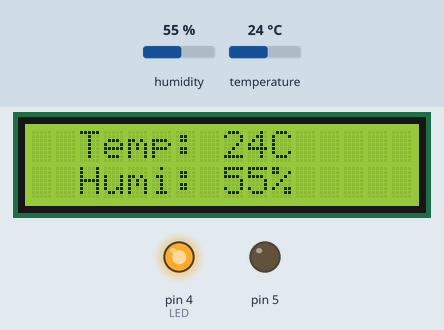
Bench run of a sketch on a simulated Arduino Uno, built with avr-gcc and run on an emulated ATmega328P. On the bench: 16×2 character LCD, output pins drawn as LEDs (lit = HIGH). Dashed ring = blinking. The test bench sets the inputs (shaded band); at power-on: humidity 55 %, temperature 24 °C. What the sketch prints to the serial monitor is not drawn.

Above: at 1.2 s.
1.3 s: humidity set to 37 %
At 3.3 s:
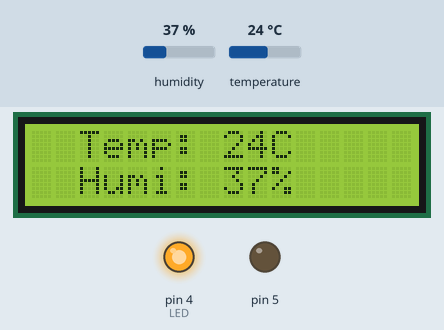
3.6 s: humidity set to 34 %
At 5.5 s:
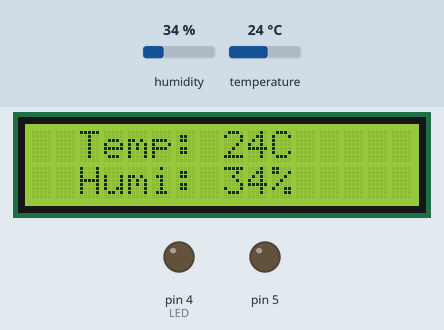
5.8 s: humidity set to 28 %
At 6.7 s:
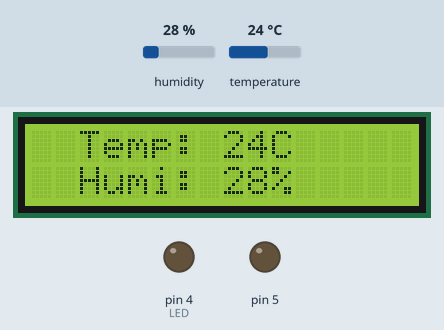
7.9 s: humidity set to 24 %
At 8.9 s:
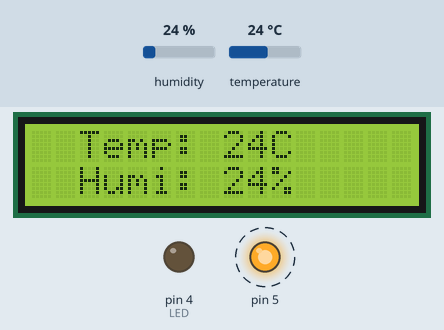
11.0 s: temperature set to 12 °C
At 14.4 s:
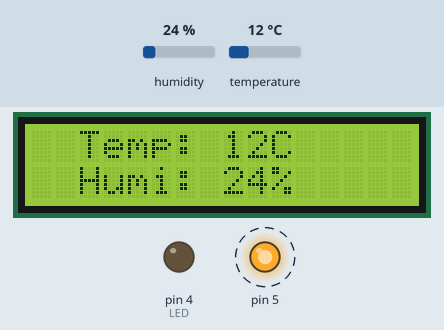
Timing chart, 0 to 15.1 s (numbered marks = the images above; inputs shaded):
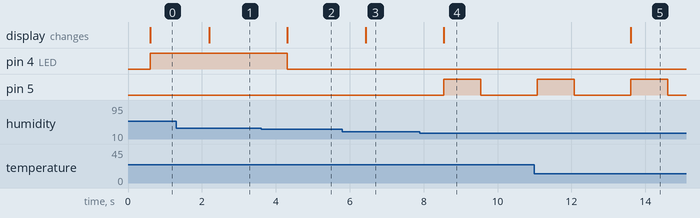

The sketch:

2025.11.10_jyc_tempHumi.ino
```cpp
#include <DHT11.h>  // 다운로드 파일을 가져다쓰겠다. / 마우스 우클릭 정의로이동(쓸 수 있는 명령어를 볼 수 있다.)
DHT11 dht11(2); // DTH11(원본) dht11(사본으로 복사하고 이름을 바꾼다)을 데이터를 2번핀으로 쓰겠다

#include <LiquidCrystal_I2C.h>
LiquidCrystal_I2C lcd(0x27,16,2);

void setup() {
    //연결 방법: [왼쪽(data입력)] [중간(+)] [오른쪽 GND]
    Serial.begin(9600); // pinMord(2); 이 기본적으로 포함되어 있다.

    lcd.init(); // 초기화
    lcd.backlight(); // 백라이트

    lcd.setCursor(2,0);
    lcd.print("Temp:"); //Temperature
    lcd.setCursor(10,0);
    lcd.print("C"); // 기온 기호

    lcd.setCursor(2,1);
    lcd.print("Humi:"); //Humidity
    lcd.setCursor(10,1);
    lcd.print("%"); // 습도 퍼센트

    pinMode(4,OUTPUT); // 연결 방법: [아두이노 4번 핀] ↔ [저항] ↔ [LED 긴 다리(+)] ↔ [LED 짧은 다리(-)] ↔ [아두이노 GND]
    pinMode(5,OUTPUT);
}

void loop() {
    int temperature = 0; // 온도값
    int humidity = 0; // 습도값
    // 메모리 할당(초기화) 통을 비워서 0으로 만들어 버린다

    int result = dht11.readTemperatureHumidity(temperature, humidity); //리절트(결과)

    // 불러옴
    if (result == 0) { // 값을 읽어오면 0 , 읽지못하면 1
        Serial.print("Temperature: "); //시리얼 프린트 : 모니터에 출력하는 것
        Serial.print(temperature);
        Serial.print(" °C\tHumidity: ");
        Serial.print(humidity);
        Serial.println(" %");
    } else {
        Serial.println(DHT11::getErrorString(result)); // 에러 발생시 에러코드 출력
    }

    // lcd 온도
    if (temperature<=9) { // 온도 9이하의 숫자면 앞칸 비워두기
        lcd.setCursor(8,0);
        lcd.print(" ");
        lcd.setCursor(9,0);
        lcd.print(temperature);
    } else {
        lcd.setCursor(8,0);
        lcd.print(temperature);
    }

    // lcd습도
    if (humidity<=9) { // 습도 9이하의 숫자면 앞칸 비워두기
        lcd.setCursor(8,1); // 9보다 작으면 8번째 비워두고
        lcd.print(" ");
        lcd.setCursor(9,1); // 9번째에 출력
        lcd.print(humidity);
    } else {
        lcd.setCursor(8,1); // 10이상이면 8번째 출력
        lcd.print(humidity);
    }

    // 습도 높을 때 녹색 led 점등
    if (humidity>35) {
        digitalWrite(4,HIGH);
        Serial.println("over_humidity_35%"); // 프로그램이 동작하는지 안하는지는 Serial.println로 확인 가능하다
    } else {
        digitalWrite(4,LOW);
    }

    // 습도 낮을 때 적색 led 깜빡이기
    if (humidity<=25) {
        digitalWrite(5,HIGH);
        delay(1000);
        digitalWrite(5,LOW);
        delay(1000);
    } else {
        digitalWrite(5,LOW);
    }
}
```

Measured:
- the behaviour switches between 36 and 35 % on humidity (found by bisection; images 1 and 2)
- the behaviour switches between 26 and 25 % on humidity (found by bisection; images 3 and 4)
- after the input at 1.3 s, the display: changes after 0.90 s (image 1)
- after the input at 3.6 s, pin 4 (LED): HIGH → LOW after 0.71 s; the display: changes after 0.71 s (image 2)
- after the input at 5.8 s, the display: changes after 0.63 s (image 3)
- after the input at 7.9 s, pin 5: LOW → HIGH after 0.65 s, → LOW 1.0 s later; the display: changes after 0.65 s (image 4)
- after the input at 11.0 s, the display: changes after 2.6 s (image 5)
